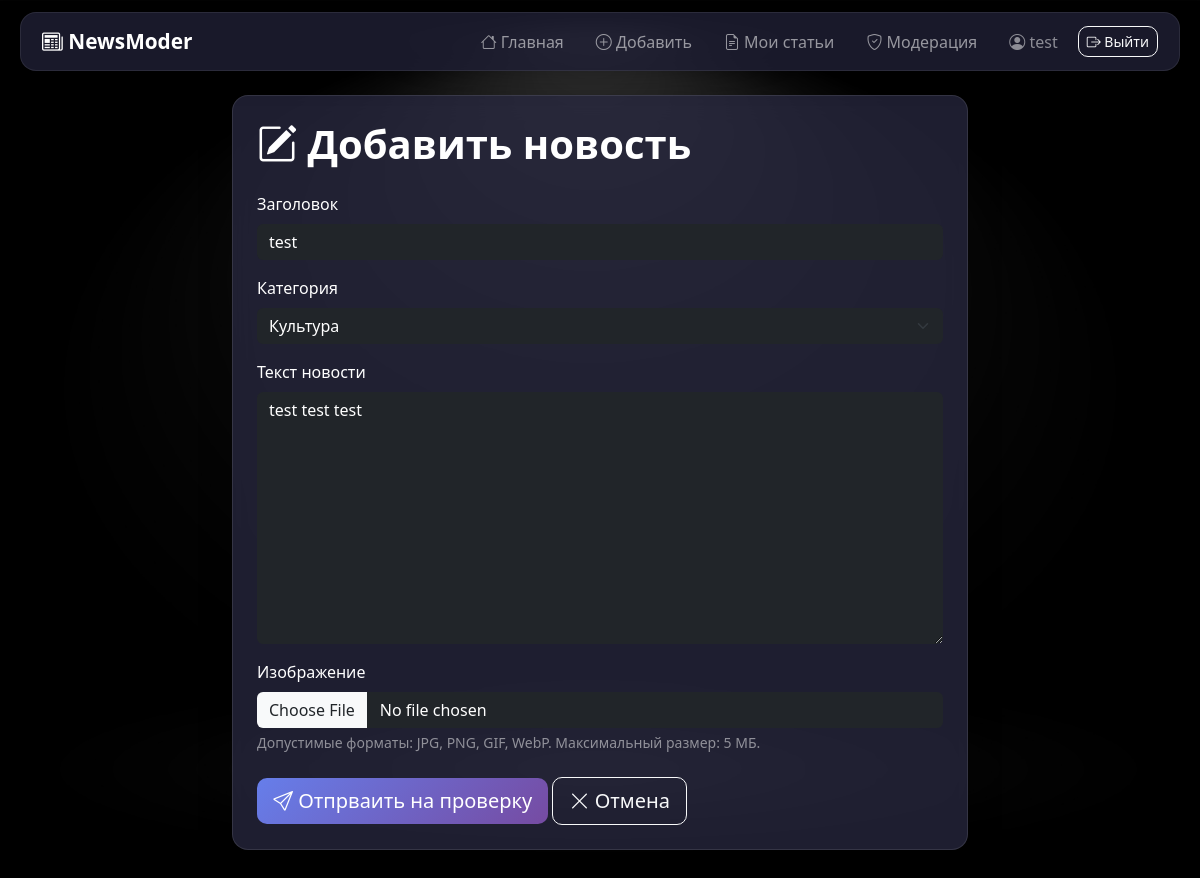
The page /edit_news/1 (signed in) on the database its author committed.
### data/users.py (models this page shows, shortened)
class User(SqlAlchemyBase, UserMixin, SerializerMixin):
    __tablename__ = 'users'
    id = sqlalchemy.Column(sqlalchemy.Integer,
                           primary_key=True, autoincrement=True)
    username = sqlalchemy.Column(sqlalchemy.String, nullable=False)
    email = sqlalchemy.Column(sqlalchemy.String, nullable=False)
    hashed_password = sqlalchemy.Column(sqlalchemy.String, nullable=False)
    level = sqlalchemy.Column(sqlalchemy.String, nullable=False)
    is_banned = sqlalchemy.Column(sqlalchemy.Boolean, nullable=False)
    created_at = sqlalchemy.Column(sqlalchemy.DateTime)
    news = orm.relationship("News", back_populates="author")
    moderator = orm.relationship("ModerationLogs", back_populates="moderator")

### data/news.py (models this page shows)
class News(SqlAlchemyBase, UserMixin, SerializerMixin):
    __tablename__ = 'news'
    id = sqlalchemy.Column(sqlalchemy.Integer,
                           primary_key=True, autoincrement=True)
    title = sqlalchemy.Column(sqlalchemy.String, nullable=False)
    content = sqlalchemy.Column(sqlalchemy.String, nullable=False)
    author_id = sqlalchemy.Column(sqlalchemy.Integer, sqlalchemy.ForeignKey('users.id'), nullable=False)
    category_id = sqlalchemy.Column(sqlalchemy.Integer, sqlalchemy.ForeignKey('categories.id'), nullable=False)
    status = sqlalchemy.Column(sqlalchemy.String, nullable=False)
    moderation_comment = sqlalchemy.Column(sqlalchemy.String)
    created_at = sqlalchemy.Column(sqlalchemy.TIMESTAMP)
    published_at = sqlalchemy.Column(sqlalchemy.TIMESTAMP)
    image_filename = sqlalchemy.Column(sqlalchemy.String)
    author = orm.relationship('User', back_populates='news')
    category = orm.relationship('Categories', back_populates='news')
    moderation_logs = orm.relationship('ModerationLogs', back_populates='news')

### main.py (the view, shortened to what this page needs)
@app.route('/edit_news/<int:id>', methods=['GET', 'POST'])
def edit_news(id):
    db_sess = db_session.create_session()
    try:
        news = db_sess.query(News).get(id)
        form = NewsForm()
        categories = db_sess.query(Categories).all()
        form.category_id.choices = [(c.id, c.name) for c in categories]
        if request.method == 'GET':
            form.title.data = news.title
            form.content.data = news.content
            form.category_id.data = news.category_id
        if not news:
            abort(404)
        if not ((current_user.level == 'moderator' or current_user.level == 'admin') or (news.author_id == current_user.id)) or (current_user.is_banned == 1):
            abort(403)
        return render_template('edit_news.html', form=form, news=news)
    finally:
        db_sess.close()

### forms/Newsform.py
class NewsForm(FlaskForm):
    title = StringField('Заголовок', validators=[
        DataRequired(message='Заголовок обязателен'),
        Length(min=3, max=200, message='Заголовок должен быть от 3 до 200 символов')
    ])
    content = TextAreaField('Текст новости', validators=[
        DataRequired(message='Текст новости обязателен'),
        Length(min=10, message='Текст должен содержать минимум 10 символов')
    ])
    category_id = SelectField('Категория',coerce=int, choices=[])
    image = FileField('Изображение', validators=[
        FileAllowed(['jpg', 'jpeg', 'png', 'gif', 'webp'], 'Только изображения (jpg, png, gif, webp)')
    ])
    save_as_draft = SubmitField('Сохранить как черновик')
    publish = SubmitField('Отправить на модерацию')

### data/db_session.py (called while the page is built)
def create_session() -> Session:
    global __factory
    return __factory()

### main.py (called while the page is built)
@login_manager.user_loader
def load_user(user_id):
    db_sess = db_session.create_session()
    try:
        return db_sess.get(User, user_id)
    finally:
        db_sess.close()

### templates/edit_news.html (shortened to what this page needs)
{% extends "base.html" %}
{% block content %}
<div class="row justify-content-center">
    <div class="col-lg-8">
        <div class="glass-card p-4">
            <h1 class="text-white fw-bold mb-4">
                <i class="bi bi-pencil-square"></i> Добавить новость
            </h1>
            <form method="POST" enctype="multipart/form-data" novalidate>
                <div class="mb-3">
                    {{ form.title.label(class="form-label text-white") }}
                    {{ form.title(class="form-control bg-dark text-white border-0 rounded" + (" is-invalid" if form.title.errors else ""),
                                  placeholder="Введите заголовок новости") }}
                </div>
                <div class="mb-3">
                    {{ form.category_id.label(class="form-label text-white") }}
                    {{ form.category_id(class="form-select bg-dark text-white border-0 rounded" + (" is-invalid" if form.category_id.errors else "")) }}
                </div>
                <div class="mb-3">
                    {{ form.content.label(class="form-label text-white") }}
                    {{ form.content(class="form-control bg-dark text-white border-0 rounded" + (" is-invalid" if form.content.errors else ""),
                                    rows=10, placeholder="Напишите текст новости...") }}
                </div>
                <div class="mb-4">
                    {{ form.image.label(class="form-label text-white") }}
                    {{ form.image(class="form-control bg-dark text-white border-0 rounded" + (" is-invalid" if form.image.errors else ""),
                                  accept="image/*") }}
                    <div class="form-text text-white-50">
                        Допустимые форматы: JPG, PNG, GIF, WebP. Максимальный размер: 5 МБ.
                    </div>
                </div>
                    <button type="submit" name="submit" class="btn btn-primary btn-lg">
                        <i class="bi bi-send"></i> Отпрваить на проверку
                    </button>
                    <a href="{{ url_for('dashboard') }}" class="btn btn-outline-light btn-lg ms-auto">
                        <i class="bi bi-x-lg"></i> Отмена
                    </a>
                </div>
        </div>
    </div>
</div>
{% endblock %}

### templates/base.html (shortened to what this page needs)
<!DOCTYPE html>
<html lang="ru">
<head>
    <link href="https://cdn.jsdelivr.net/npm/bootstrap@5.3.0/dist/css/bootstrap.min.css" rel="stylesheet">
    <link href="https://cdn.jsdelivr.net/npm/bootstrap-icons@1.11.0/font/bootstrap-icons.css" rel="stylesheet">
    <link rel="stylesheet" href="{{ url_for('static', filename='styles/style.css') }}">
</head>
<body>
<nav class="navbar navbar-expand-lg navbar-dark">
    <div class="container">
        <a class="navbar-brand fw-bold" href="{{ url_for('index') }}">
            <i class="bi bi-newspaper"></i> NewsModer
        </a>
        <div class="collapse navbar-collapse" id="navbarNav">
            <ul class="navbar-nav ms-auto align-items-center gap-2">
                <li class="nav-item">
                    <a class="nav-link" href="{{ url_for('index') }}">
                        <i class="bi bi-house"></i> Главная
                    </a>
                </li>
                {% if current_user.is_authenticated %}
                {% if current_user.is_banned == 0 %}
                <li class="nav-item">
                    <a class="nav-link" href="{{ url_for('add_news') }}">
                        <i class="bi bi-plus-circle"></i> Добавить
                    </a>
                </li>
                <li class="nav-item">
                    <a class="nav-link" href="{{ url_for('dashboard') }}">
                        <i class="bi bi-file-earmark-text"></i> Мои статьи
                    </a>
                </li>
                {% if current_user.level in ['moderator', 'admin'] %}
                <li class="nav-item">
                    <a class="nav-link" href="{{ url_for('moderation') }}">
                        <i class="bi bi-shield-check"></i> Модерация
                    </a>
                </li>
                {% endif %}
                {% else %}
                <li class="nav-item">
                    <span class="badge bg-danger">Аккаунт заблокирован</span>
                </li>
                {% endif %}
                <li class="nav-item">
            <span class="nav-link text-white-50">
                <i class="bi bi-person-circle"></i> {{ current_user.username }}
            </span>
                </li>
                <li class="nav-item">
                    <a class="btn btn-outline-light btn-sm" href="{{ url_for('logout') }}">
                        <i class="bi bi-box-arrow-right"></i> Выйти
                    </a>
                </li>
                {% endif %}
            </ul>
        </div>
    </div>
</nav>
<div class="container mt-4 pb-5">
    {% block content %}{% endblock %}
</body>
</html>

### static/styles/style.css (style rules this page uses)
body { background-image: url('/static/images/background.jpg'); background-size: cover; background-position: center; background-attachment: fixed; background-repeat: no-repeat; margin: 0; padding: 0; font-family: 'Segoe UI', Tahoma, Geneva, Verdana, sans-serif; min-height: 100vh; color: #fff; }
body::before { content: ''; position: fixed; top: 0; left: 0; width: 100%; height: 100%; background: rgba(0, 0, 0, 0.6); z-index: -1; }
.navbar { background: rgba(30, 30, 50, 0.85) !important; backdrop-filter: blur(12px); -webkit-backdrop-filter: blur(12px); border-radius: 16px !important; margin: 12px 20px !important; border: 1px solid rgba(255, 255, 255, 0.08); box-shadow: 0 4px 30px rgba(0, 0, 0, 0.3); z-index: 1050; }
.navbar-brand { font-size: 1.3rem; }
.nav-link { transition: color 0.2s ease, background 0.2s ease; border-radius: 8px; padding: 6px 12px !important; }
.glass-card { background: rgba(40, 40, 65, 0.75); backdrop-filter: blur(14px); -webkit-backdrop-filter: blur(14px); border-radius: 16px; border: 1px solid rgba(255, 255, 255, 0.1); box-shadow: 0 8px 32px rgba(0, 0, 0, 0.25); }
.container { background: transparent; }
.form-control, .form-select { transition: box-shadow 0.2s ease, border-color 0.2s ease; }
.btn { border-radius: 10px; font-weight: 500; transition: transform 0.15s ease, box-shadow 0.15s ease; }
.btn-primary { background: linear-gradient(135deg, #667eea 0%, #764ba2 100%); border: none; }

### rows shown on the page
User: username "test"
News: title "test", category_id "Культура", content "test test test"
